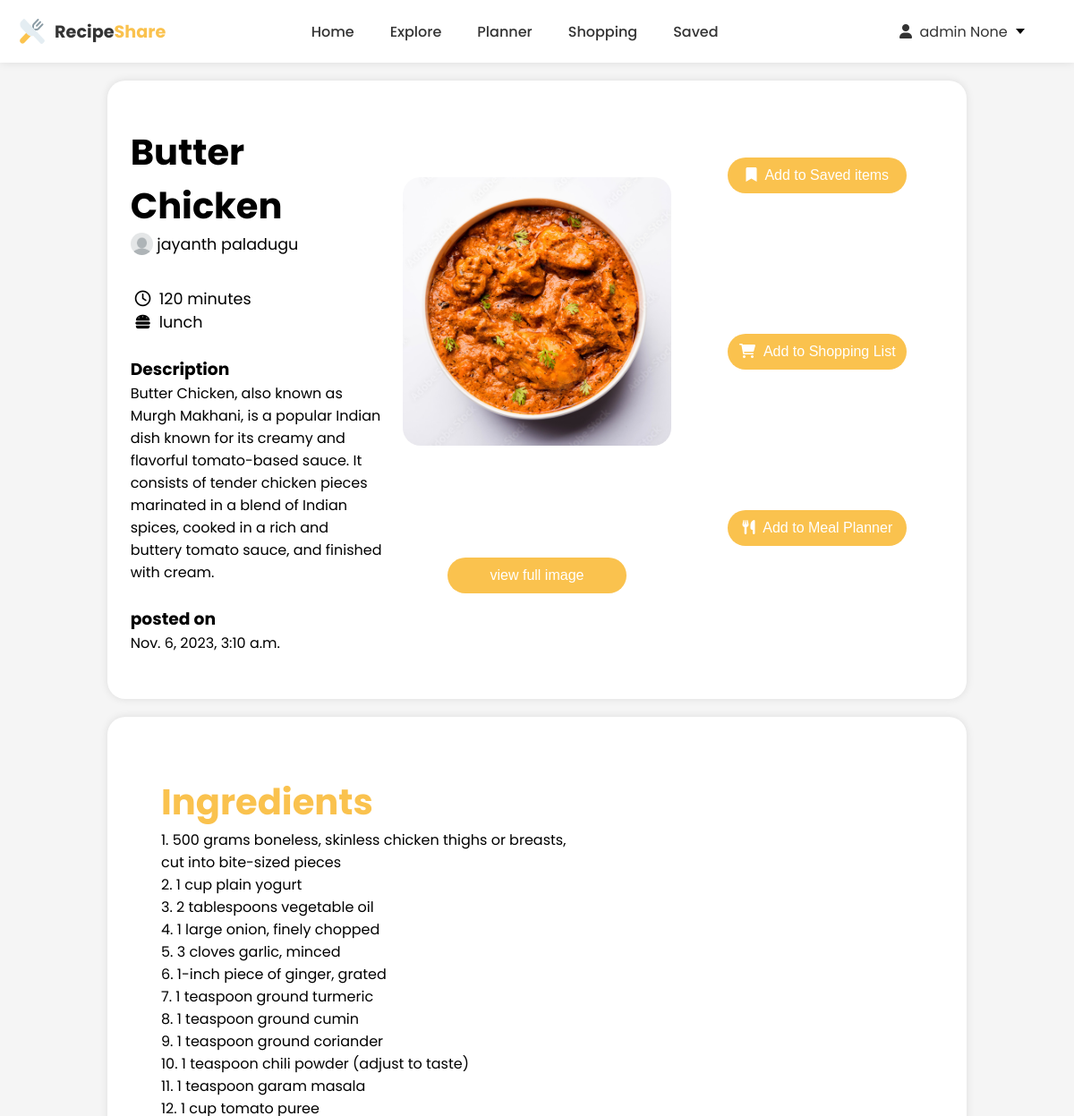
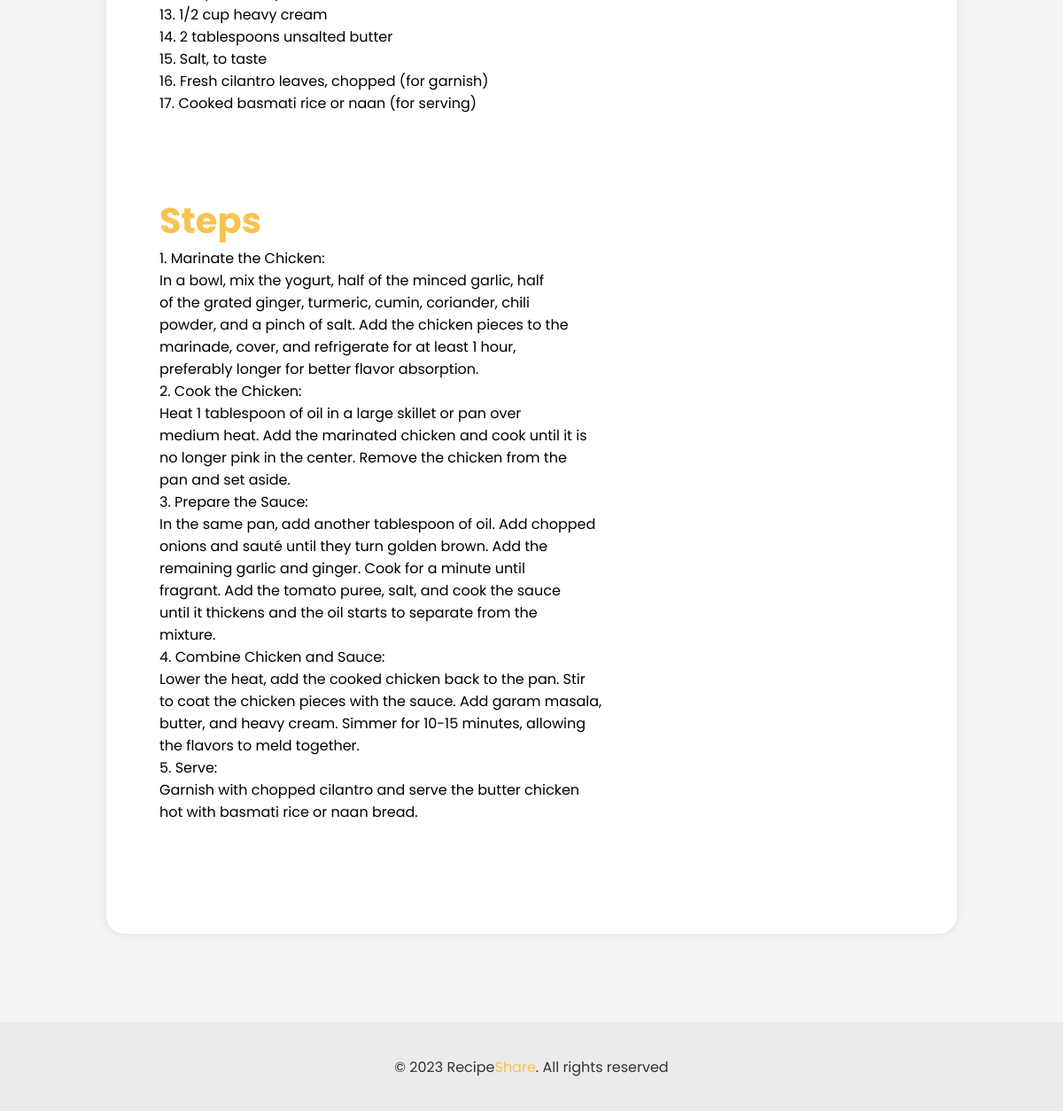
Page /post_details/26 (signed in) on the committed database (2 pictures, top to bottom).
### Users/models.py (models this page shows, shortened)
class CustomUser(AbstractBaseUser, PermissionsMixin):
    first_name = models.CharField(max_length=255,null=True, blank=True)
    last_name = models.CharField(max_length=255,null=True, blank=True)
    email = models.EmailField(unique=True)
    is_active = models.BooleanField(default=True)
    is_staff = models.BooleanField(default=False)
    objects = CustomUserManager()
    USERNAME_FIELD = 'email' # this is identifed as the unique identifier for the user
    REQUIRED_FIELDS = [] # this is the required field for the user

### main/models.py (models this page shows, shortened)
class UserPost(models.Model):
    user = models.ForeignKey(CustomUser, on_delete=models.CASCADE)
    recipe_name = models.CharField(max_length=100)
    recipe_image = models.ImageField(upload_to='recipes')
    recipe_time = models.CharField(max_length=100)
    description = models.TextField()
    ingredients = models.TextField()
    steps = models.TextField()
    recipe_type = models.CharField(max_length=100)
    date = models.DateTimeField(auto_now_add=True)

### main/views.py (the view)
# urls.py: path('post_details/<int:id>',views.post_details,name='post_details' ),
def post_details(request, id):
    if request.user.is_authenticated:
        post = UserPost.objects.get(id=id)
        return render(request, 'post_details.html', {'post': post})

### main/templates/post_details.html (shortened to what this page needs)
<!DOCTYPE html>
<html lang="en">
{% load static %}
<head>
    <link rel="stylesheet" href="https://cdnjs.cloudflare.com/ajax/libs/font-awesome/6.0.0-beta3/css/all.min.css" />
</head>
<body>
    <header>
        <div class="logo">
            <img src="{% static 'images/logo.png' %}" alt="logo" height="32px" width="32px" />&nbsp;Recipe<span
                style="color: #fac24e">Share</span>
        </div>
        <div class="menu">
            <a href="{% url 'home' %}">Home</a>
            <a href=" {% url 'explore' %}">Explore</a>
            <a href="{% url 'planner' %}">Planner</a>
            <a href="{% url 'shopping' %}">Shopping</a>
            <a href="{% url 'saved' %}">Saved</a>
        </div>
        <div class="dropdown">
            <div class="select">
                <span class="selected"><i class="fa-solid fa-user"></i>&nbsp;&nbsp;{{ user.first_name }} {{user.last_name }}&nbsp;</span>
                <div class="caret"></div>
            </div>
        </div>
    </header>
    <div class="post_details">
        <div class="basic_details">
            <div class="text">
                <h1 style="font-size: 2.5rem;"
                >{{ post.recipe_name }}</h1>
                <div class="author-details">
                <img src="{% static 'images/profile.png'%}" width="25px" height="25px" style="border-radius:50%;">&nbsp;
                <p> {{post.user.first_name}} {{post.user.last_name}} </p>
                </div>
                <br />
                <div class="time"><i class="fa-regular fa-clock"></i>&nbsp;&nbsp;<p>{{ post.recipe_time }} minutes</p></div>
                <div class="type">
                    <i class="fa-solid fa-burger"></i>&nbsp;&nbsp;
                    <p>{{ post.recipe_type }}</p>
                </div>
                <br />
                <h3>Description</h3>
                <p>{{ post.description }}</p>
                <br />
                <h3>posted on</h3>
                <p>{{ post.date }}</p>
            </div>
            <div class="image">
                <img src="{{ post.recipe_image.url }}" alt="post_image" height="300px" width="300px" />
                <a href="{{ post.recipe_image.url }}" target="_blank"
                ><button>view full image</button></a>
            </div>
            <div class="buttons">
                <button class="save-button" onclick="save_item()" ><i class="fa-solid fa-bookmark"></i>&nbsp;&nbsp;Add to Saved items</button> <br />
                <button class="shop-button" onclick="shop_item()"><i class="fa-solid fa-cart-shopping"></i>&nbsp;&nbsp;Add to Shopping List</button> <br />
                <button class="planner-button" onclick="openPopup()"><i class="fa-solid fa-utensils"></i>&nbsp;&nbsp;Add to Meal Planner</button> <br />
            </div>
        </div>
    </div>
    <div class="main-details">
        <div class="ingredients">
            <h1  style="font-size: 2.5rem; color: #fac24e;">Ingredients</h1>
        <p>{{ post.ingredients | linebreaks }}</p>
        </div>
        <br />
        <div class="steps">
            <h1  style="font-size: 2.5rem; color: #fac24e;">Steps</h1>
            <p>{{ post.steps | linebreaks }}</p>
        </div>
        <div class="delete">
            <button class="delete-button" onclick="delete_post()">&nbsp;&nbsp;Delete Post</button> <br />
        </div>
    </div>
    <footer>
        <p>&copy; 2023 Recipe<span style="color: #fac24e">Share</span>. All rights reserved</p>
    </footer>
</body>

### main/templates/post_details.html (style rules this page uses)
html { scroll-behavior: smooth; }
* { margin: 0; padding: 0; box-sizing: border-box; user-select: none; }
body { font-family: 'Poppins', sans-serif; background-color: #f5f5f5; }
header { display: flex; justify-content: space-between; align-items: center; padding: 10px 20px; height: 70px; background-color: #fff; box-shadow: 0 0 10px rgba(0, 0, 0, 0.1); position: fixed; width: 100%; top: 0; left: 0; z-index: 100; }
.logo { display: flex; align-items: center; font-weight: 700; font-size: 1.2rem; color: #333; }
.logo img { margin-right: 5px; }
.menu { display: flex; justify-content: space-between; align-items: center; }
.menu a { margin: 0 20px; text-decoration: none; color: #333; font-weight: 500; font-size: 1rem; transition: all ease 0.3s; }
.dropdown { min-width: 6em; position: relative; margin: 2em; }
.dropdown * { box-sizing: border-box; }
.select { font-family: 'Poppins', sans-serif; background: white; color:#333; min-width: 6.5%; display: flex; align-items: center; border: none; border-radius: 5px; padding: 0.5em; cursor: pointer; position: relative; }
.caret { color : #333; width: 0; height: 0; border-left: 5px solid transparent; border-right: 5px solid transparent; border-top: 6px solid black; transform: translateX(50%); right: 10px; }
.post_details { padding: 50px 10px; margin-top: 70px; background-color: #fff; box-shadow: 0 0 10px rgba(0, 0, 0, 0.1); border-radius: 20px; width: 80%; margin: 0 auto; margin-top: 90px; min-height: 60vh; }
.basic_details { display: flex; justify-content:space-around; align-items: top; width: 100%; overflow: hidden; }
.basic_details .text, .basic_details .image, .basic_details .buttons { width: 30%; }
.basic_details .image { display: flex; flex-direction: column; justify-content: space-around; align-items: center; text-align: center; }
.basic_details .image button { width: 200px; height: 40px; border: none; border-radius: 20px; background-color: #fac24e; color: #fff; font-weight: 500; font-size: 1rem; margin: 10px 0; cursor: pointer; }
.basic_details img { border-radius: 20px; object-fit: cover; }
.basic_details .buttons { display: flex; flex-direction: column; justify-content: space-around; align-items: center; text-align: center; }
.basic_details .buttons button { width: 200px; height: 40px; border: none; border-radius: 20px; background-color: #fac24e; color: #fff; font-weight: 500; font-size: 1rem; margin: 5px 0; cursor: pointer; }
.author-details { display: flex; align-items: top; font-size: 1.1rem; margin-bottom: 10px; }
.time { display: flex; align-items: center; font-size: 1.1rem; margin-left: 5px; }
.type { display: flex; align-items: center; font-size: 1.1rem; margin-left: 5px; }
.main-details { padding: 50px 10px; margin: 0 auto; margin-top: 20px; background-color: #fff; box-shadow: 0 0 10px rgba(0, 0, 0, 0.1); border-radius: 20px; width: 80%; min-height: 60vh; }
.main-details .ingredients { margin:50px; margin-top: 15px; }
.main-details .steps { margin:50px; margin-top: 15px; }
footer { width: 100%; height: 100px; background-color: rgb(235, 235, 235); color: #333; display: flex; flex-direction: column; align-items: center; justify-content: center; margin-top: 100px; }

### rows in the picture
CustomUser: first_name "admin", last_name "None"
UserPost: recipe_name "Butter Chicken", user.first_name "jayanth", user.last_name "paladugu", recipe_time "120", recipe_type "lunch", description "Butter Chicken, also known as Murgh Makhani, is a popular Indian dish known for its creamy and flavorful tomato-based sauce. It consists of tender chicken pieces marinated in a blend of Indian spices, cooked in a rich and buttery tomato sauce, and finished with cream.", date "Nov. 6, 2023, 3:10 a.m.", recipe_image (picture), ingredients "1. 500 grams boneless, skinless chicken thighs or breasts, cut into bite-sized pieces 2. 1 cup plain yogurt 3. 2 tablespoons vegetable oil 4. 1 large onion, finely chopped 5. 3 cloves garlic, minced 6. 1-inch piece of ginger, grated 7. 1 teaspoon ground turmeric 8. 1 teaspoon ground cumin 9. 1 teaspoon ground coriander 10. 1 teaspoon chili powder (adjust to taste) 11. 1 teaspoon garam masala 12. 1 cup tomato puree 13. 1/2 cup heavy cream 14. 2 tablespoons unsalted butter 15. Salt, to taste 16. Fresh cilantro leaves, chopped (for garnish) 17. Cooked basmati rice or naan (for serving)", steps "1. Marinate the Chicken: In a bowl, mix the yogurt, half of the minced garlic, half of the grated ginger, turmeric, cumin, coriander, chili powder, and a pinch of salt. Add the chicken pieces to the marinade, cover, and refrigerate for at least 1 hour, preferably longer for better flavor absorption. 2. Cook the Chicken: Heat 1 tablespoon of oil in a large skillet or pan over medium heat. Add the marinated chicken and cook until it is no longer pink in the center. Remove the chicken from the pan and set aside. 3. Prepare the Sauce: In the same pan, add another tablespoon of oil. Add chopped onions and sauté until they turn golden brown. Add the remaining garlic and ginger. Cook for a minute…"
